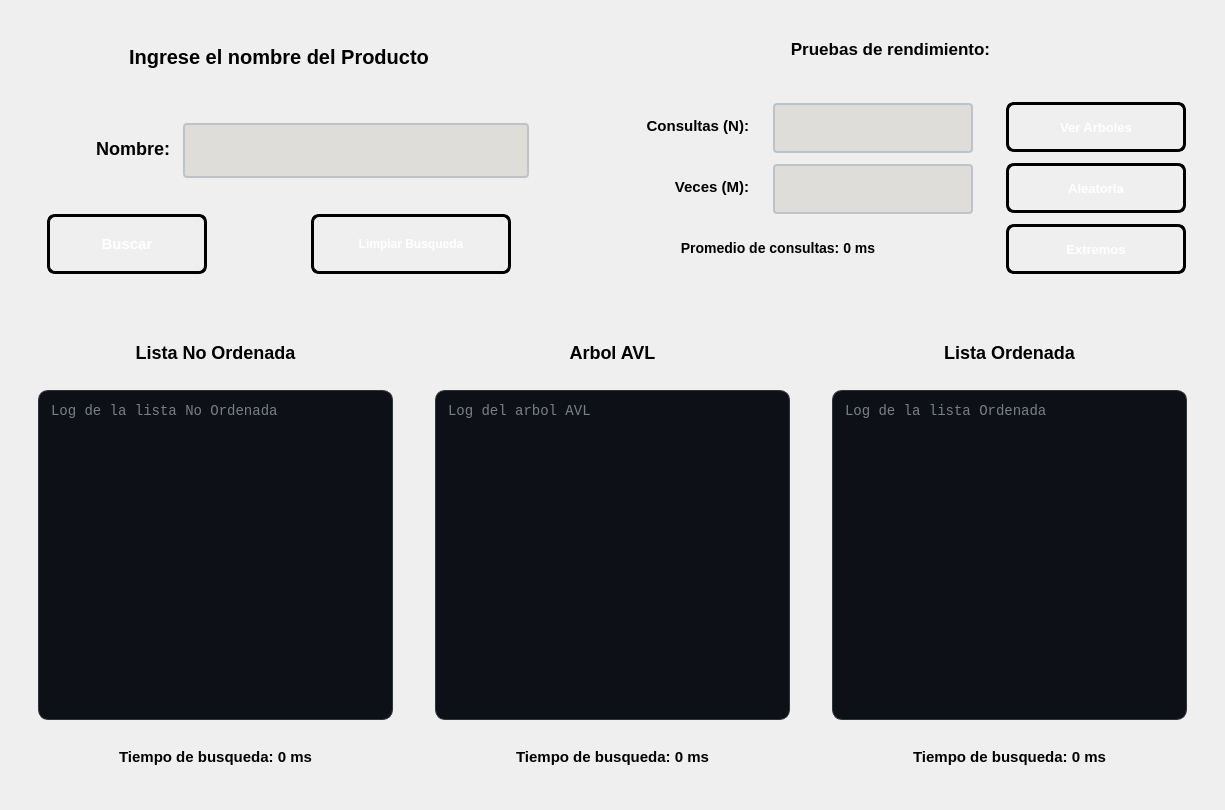
<?xml version="1.0" encoding="UTF-8"?>
<ui version="4.0">
 <class>PantallaBuscarPorNombre</class>
 <widget class="QWidget" name="PantallaBuscarPorNombre">
  <property name="geometry">
   <rect>
    <x>0</x>
    <y>0</y>
    <width>1225</width>
    <height>810</height>
   </rect>
  </property>
  <property name="windowTitle">
   <string>Form</string>
  </property>
  <layout class="QVBoxLayout" name="verticalLayout">
   <item>
    <widget class="QWidget" name="widget_3" native="true">
     <property name="minimumSize">
      <size>
       <width>550</width>
       <height>300</height>
      </size>
     </property>
     <layout class="QHBoxLayout" name="horizontalLayout">
      <item>
       <widget class="QWidget" name="widget_2" native="true">
        <property name="minimumSize">
         <size>
          <width>550</width>
          <height>290</height>
         </size>
        </property>
        <property name="maximumSize">
         <size>
          <width>16777215</width>
          <height>290</height>
         </size>
        </property>
        <layout class="QVBoxLayout" name="verticalLayout_2">
         <item>
          <widget class="QLabel" name="labelEntrada">
           <property name="minimumSize">
            <size>
             <width>500</width>
             <height>50</height>
            </size>
           </property>
           <property name="maximumSize">
            <size>
             <width>500</width>
             <height>50</height>
            </size>
           </property>
           <property name="styleSheet">
            <string notr="true">QLabel#labelEntrada {        
 
    color: qlineargradient(x1:0, y1:0, x2:1, y2:1, 
	stop:0 rgb(0, 0, 0), 
	stop:1 rgb(77, 5, 57));

  	 font-size: 20px;
    font-weight: bold;
    font-family: &quot;Segoe UI&quot;, Arial;
    
    background: transparent;
    padding: 2px;
    margin-bottom: 5px;
}

</string>
           </property>
           <property name="text">
            <string>Ingrese el nombre del Producto</string>
           </property>
           <property name="alignment">
            <set>Qt::AlignmentFlag::AlignCenter</set>
           </property>
          </widget>
         </item>
         <item>
          <widget class="QWidget" name="widget_16" native="true">
           <property name="minimumSize">
            <size>
             <width>500</width>
             <height>200</height>
            </size>
           </property>
           <property name="maximumSize">
            <size>
             <width>500</width>
             <height>200</height>
            </size>
           </property>
           <layout class="QVBoxLayout" name="verticalLayout_3">
            <item>
             <widget class="QWidget" name="widget_4" native="true">
              <property name="minimumSize">
               <size>
                <width>500</width>
                <height>90</height>
               </size>
              </property>
              <property name="maximumSize">
               <size>
                <width>500</width>
                <height>90</height>
               </size>
              </property>
              <layout class="QHBoxLayout" name="horizontalLayout_4">
               <item>
                <widget class="QLabel" name="labelNombre">
                 <property name="minimumSize">
                  <size>
                   <width>130</width>
                   <height>60</height>
                  </size>
                 </property>
                 <property name="styleSheet">
                  <string notr="true">QLabel#labelNombre {        
 
    color: qlineargradient(x1:0, y1:0, x2:1, y2:1, 
	stop:0 rgb(0, 0, 0), 
	stop:1 rgb(8, 2, 48));

  	 font-size: 18px;
    font-weight: bold;
    font-family: &quot;Segoe UI&quot;, Arial;
    
    background: transparent;
    padding: 2px;
    margin-bottom: 5px;
}

</string>
                 </property>
                 <property name="text">
                  <string>Nombre:</string>
                 </property>
                 <property name="alignment">
                  <set>Qt::AlignmentFlag::AlignRight|Qt::AlignmentFlag::AlignTrailing|Qt::AlignmentFlag::AlignVCenter</set>
                 </property>
                </widget>
               </item>
               <item>
                <widget class="QLineEdit" name="textNombre">
                 <property name="minimumSize">
                  <size>
                   <width>250</width>
                   <height>55</height>
                  </size>
                 </property>
                 <property name="styleSheet">
                  <string notr="true">QLineEdit#textNombre {
    border: 2px solid #bdc3c7;
    border-radius: 4px;
    padding: 5px 10px;
    background-color: rgb(222, 221, 218);
	font-size: 15px;
    color: black;
    selection-background-color: #3498db;
}

QLineEdit#textNombre:focus {
    border: 2px solid #3498db;
    background-color: #ffffff;
}

QLineEdit#textNombre:disabled {
    background-color: rgba(0, 0, 0, 50);
    color: rgba(255, 255, 255, 60);      
    border: 1px dashed rgba(255, 255, 255, 30); 
}</string>
                 </property>
                </widget>
               </item>
              </layout>
             </widget>
            </item>
            <item>
             <widget class="QWidget" name="widget_6" native="true">
              <property name="minimumSize">
               <size>
                <width>200</width>
                <height>80</height>
               </size>
              </property>
              <property name="maximumSize">
               <size>
                <width>500</width>
                <height>80</height>
               </size>
              </property>
              <layout class="QHBoxLayout" name="horizontalLayout_3">
               <item>
                <widget class="QPushButton" name="btnBuscar">
                 <property name="minimumSize">
                  <size>
                   <width>160</width>
                   <height>60</height>
                  </size>
                 </property>
                 <property name="maximumSize">
                  <size>
                   <width>160</width>
                   <height>60</height>
                  </size>
                 </property>
                 <property name="styleSheet">
                  <string notr="true">QPushButton#btnBuscar {
    background-color: qlineargradient(spread:pad, x1:0, y1:0, x2:1, y2:1, 
                        stop:0 rgb(50, 143, 42), 
                        stop:1 rgb(255, 163, 72));
    
    border: 3px solid black;
    border-radius: 8px;
    
    color: white;
    font-family: &quot;Arial Black&quot;, Gadget, sans-serif;
    font-size: 15px;
    font-weight: bold;
    text-transform: uppercase;
    
    padding: 10px 25px;
}

QPushButton#btnBuscar:hover {
    background-color: qlineargradient(spread:pad, x1:0, y1:0, x2:1, y2:1, 
                        stop:0 rgb(77, 5, 57), 
                        stop:1 rgb(143, 240, 164));
    border-color: #f1c40f;
}


QPushButton#btnBuscar:pressed {
    background-color: #2c3e50;
    padding-top: 12px;
    padding-left: 27px;
}</string>
                 </property>
                 <property name="text">
                  <string>Buscar</string>
                 </property>
                </widget>
               </item>
               <item>
                <widget class="QWidget" name="widget_12" native="true">
                 <property name="minimumSize">
                  <size>
                   <width>60</width>
                   <height>60</height>
                  </size>
                 </property>
                 <property name="maximumSize">
                  <size>
                   <width>500</width>
                   <height>60</height>
                  </size>
                 </property>
                </widget>
               </item>
               <item>
                <widget class="QPushButton" name="btnLimpiar">
                 <property name="minimumSize">
                  <size>
                   <width>200</width>
                   <height>60</height>
                  </size>
                 </property>
                 <property name="maximumSize">
                  <size>
                   <width>200</width>
                   <height>60</height>
                  </size>
                 </property>
                 <property name="styleSheet">
                  <string notr="true">QPushButton#btnLimpiar {
    background-color: qlineargradient(spread:pad, x1:0, y1:0, x2:1, y2:1, 
                        stop:0 rgb(198, 70, 0), 
                        stop:1 rgb(192, 97, 203));
    
    border: 3px solid black;
    border-radius: 8px;
    
    color: white;
    font-family: &quot;Arial Black&quot;, Gadget, sans-serif;
    font-size: 12px;
    font-weight: bold;
    text-transform: uppercase;
    
    padding: 10px 25px;
}

QPushButton#btnLimpiar:hover {
    background-color: qlineargradient(spread:pad, x1:0, y1:0, x2:1, y2:1, 
                        stop:0 rgb(77, 5, 57), 
                        stop:1 rgb(143, 240, 164));
    border-color: #f1c40f;
}


QPushButton#btnLimpiar:pressed {
    background-color: #2c3e50;
    padding-top: 12px;
    padding-left: 27px;
}</string>
                 </property>
                 <property name="text">
                  <string>Limpiar Busqueda</string>
                 </property>
                </widget>
               </item>
              </layout>
             </widget>
            </item>
           </layout>
          </widget>
         </item>
        </layout>
       </widget>
      </item>
      <item>
       <widget class="QWidget" name="widget_5" native="true">
        <property name="minimumSize">
         <size>
          <width>550</width>
          <height>290</height>
         </size>
        </property>
        <property name="maximumSize">
         <size>
          <width>16777215</width>
          <height>290</height>
         </size>
        </property>
        <layout class="QVBoxLayout" name="verticalLayout_4">
         <item>
          <widget class="QLabel" name="labelPruebas">
           <property name="minimumSize">
            <size>
             <width>550</width>
             <height>40</height>
            </size>
           </property>
           <property name="maximumSize">
            <size>
             <width>16777215</width>
             <height>40</height>
            </size>
           </property>
           <property name="styleSheet">
            <string notr="true">QLabel#labelPruebas {        
 
    color: qlineargradient(x1:0, y1:0, x2:1, y2:1, 
	stop:0 rgb(0, 0, 0), 
	stop:1 rgb(77, 5, 57));

  	 font-size: 17px;
    font-weight: bold;
    font-family: &quot;Segoe UI&quot;, Arial;
    
    background: transparent;
    padding: 2px;
    margin-bottom: 5px;
}

</string>
           </property>
           <property name="text">
            <string>Pruebas de rendimiento:</string>
           </property>
           <property name="alignment">
            <set>Qt::AlignmentFlag::AlignCenter</set>
           </property>
          </widget>
         </item>
         <item>
          <widget class="QWidget" name="widget_7" native="true">
           <property name="minimumSize">
            <size>
             <width>500</width>
             <height>220</height>
            </size>
           </property>
           <property name="maximumSize">
            <size>
             <width>16777215</width>
             <height>220</height>
            </size>
           </property>
           <layout class="QHBoxLayout" name="horizontalLayout_5">
            <item>
             <widget class="QWidget" name="widget_8" native="true">
              <property name="minimumSize">
               <size>
                <width>400</width>
                <height>190</height>
               </size>
              </property>
              <property name="maximumSize">
               <size>
                <width>16777215</width>
                <height>200</height>
               </size>
              </property>
              <layout class="QVBoxLayout" name="verticalLayout_8">
               <item>
                <layout class="QHBoxLayout" name="horizontalLayout_7">
                 <item>
                  <widget class="QLabel" name="labelConsultas">
                   <property name="minimumSize">
                    <size>
                     <width>140</width>
                     <height>50</height>
                    </size>
                   </property>
                   <property name="maximumSize">
                    <size>
                     <width>140</width>
                     <height>50</height>
                    </size>
                   </property>
                   <property name="styleSheet">
                    <string notr="true">QLabel#labelConsultas {        
 
    color: qlineargradient(x1:0, y1:0, x2:1, y2:1, 
	stop:0 rgb(0, 0, 0), 
	stop:1 rgb(8, 2, 48));

  	 font-size: 15px;
    font-weight: bold;
    font-family: &quot;Segoe UI&quot;, Arial;
    
    background: transparent;
    padding: 2px;
    margin-bottom: 5px;
}

</string>
                   </property>
                   <property name="text">
                    <string>Consultas (N):</string>
                   </property>
                   <property name="alignment">
                    <set>Qt::AlignmentFlag::AlignRight|Qt::AlignmentFlag::AlignTrailing|Qt::AlignmentFlag::AlignVCenter</set>
                   </property>
                  </widget>
                 </item>
                 <item>
                  <widget class="QLineEdit" name="textConsulta">
                   <property name="minimumSize">
                    <size>
                     <width>200</width>
                     <height>50</height>
                    </size>
                   </property>
                   <property name="maximumSize">
                    <size>
                     <width>200</width>
                     <height>50</height>
                    </size>
                   </property>
                   <property name="styleSheet">
                    <string notr="true">QLineEdit#textConsulta {
    border: 2px solid #bdc3c7;
    border-radius: 4px;
    padding: 5px 10px;
    background-color: rgb(222, 221, 218);
	font-size: 15px;
    color: black;
    selection-background-color: #3498db;
}

QLineEdit#textConsulta:focus {
    border: 2px solid #3498db;
    background-color: #ffffff;
}

QLineEdit#textConsulta:disabled {
    background-color: rgba(0, 0, 0, 50);
    color: rgba(255, 255, 255, 60);      
    border: 1px dashed rgba(255, 255, 255, 30); 
}</string>
                   </property>
                  </widget>
                 </item>
                </layout>
               </item>
               <item>
                <layout class="QHBoxLayout" name="horizontalLayout_6">
                 <item>
                  <widget class="QLabel" name="labelVeces">
                   <property name="minimumSize">
                    <size>
                     <width>140</width>
                     <height>50</height>
                    </size>
                   </property>
                   <property name="maximumSize">
                    <size>
                     <width>140</width>
                     <height>50</height>
                    </size>
                   </property>
                   <property name="styleSheet">
                    <string notr="true">QLabel#labelVeces {        
 
    color: qlineargradient(x1:0, y1:0, x2:1, y2:1, 
	stop:0 rgb(0, 0, 0), 
	stop:1 rgb(8, 2, 48));

  	 font-size: 15px;
    font-weight: bold;
    font-family: &quot;Segoe UI&quot;, Arial;
    
    background: transparent;
    padding: 2px;
    margin-bottom: 5px;
}

</string>
                   </property>
                   <property name="text">
                    <string>Veces (M):</string>
                   </property>
                   <property name="alignment">
                    <set>Qt::AlignmentFlag::AlignRight|Qt::AlignmentFlag::AlignTrailing|Qt::AlignmentFlag::AlignVCenter</set>
                   </property>
                  </widget>
                 </item>
                 <item>
                  <widget class="QLineEdit" name="textVeces">
                   <property name="minimumSize">
                    <size>
                     <width>200</width>
                     <height>50</height>
                    </size>
                   </property>
                   <property name="maximumSize">
                    <size>
                     <width>200</width>
                     <height>50</height>
                    </size>
                   </property>
                   <property name="styleSheet">
                    <string notr="true">QLineEdit#textVeces {
    border: 2px solid #bdc3c7;
    border-radius: 4px;
    padding: 5px 10px;
    background-color: rgb(222, 221, 218);
	font-size: 15px;
    color: black;
    selection-background-color: #3498db;
}

QLineEdit#textVeces:focus {
    border: 2px solid #3498db;
    background-color: #ffffff;
}

QLineEdit#textVeces:disabled {
    background-color: rgba(0, 0, 0, 50);
    color: rgba(255, 255, 255, 60);      
    border: 1px dashed rgba(255, 255, 255, 30); 
}</string>
                   </property>
                  </widget>
                 </item>
                </layout>
               </item>
               <item>
                <widget class="QLabel" name="labelPromedio">
                 <property name="minimumSize">
                  <size>
                   <width>350</width>
                   <height>50</height>
                  </size>
                 </property>
                 <property name="maximumSize">
                  <size>
                   <width>350</width>
                   <height>50</height>
                  </size>
                 </property>
                 <property name="styleSheet">
                  <string notr="true">QLabel#labelPromedio {        
 
    color: qlineargradient(x1:0, y1:0, x2:1, y2:1, 
	stop:0 rgb(0, 0, 0), 
	stop:1 rgb(8, 2, 48));

  	 font-size: 14px;
    font-weight: bold;
    font-family: &quot;Segoe UI&quot;, Arial;
    
    background: transparent;
    padding: 2px;
    margin-bottom: 5px;
}

</string>
                 </property>
                 <property name="text">
                  <string>Promedio de consultas: 0 ms</string>
                 </property>
                 <property name="alignment">
                  <set>Qt::AlignmentFlag::AlignCenter</set>
                 </property>
                </widget>
               </item>
              </layout>
             </widget>
            </item>
            <item>
             <widget class="QWidget" name="widget_13" native="true">
              <property name="minimumSize">
               <size>
                <width>190</width>
                <height>190</height>
               </size>
              </property>
              <property name="maximumSize">
               <size>
                <width>200</width>
                <height>16777215</height>
               </size>
              </property>
              <layout class="QVBoxLayout" name="verticalLayout_9">
               <item>
                <widget class="QPushButton" name="btnVerArboles">
                 <property name="minimumSize">
                  <size>
                   <width>180</width>
                   <height>50</height>
                  </size>
                 </property>
                 <property name="maximumSize">
                  <size>
                   <width>180</width>
                   <height>50</height>
                  </size>
                 </property>
                 <property name="styleSheet">
                  <string notr="true">QPushButton#btnVerArboles {
    background-color: qlineargradient(spread:pad, x1:0, y1:0, x2:1, y2:1, 
                        stop:0 rgb(8, 2, 48), 
                        stop:1 rgb(255, 163, 72));
    
    border: 3px solid black;
    border-radius: 8px;
    
    color: white;
    font-family: &quot;Arial Black&quot;, Gadget, sans-serif;
    font-size: 13px;
    font-weight: bold;
    text-transform: uppercase;
    
    padding: 10px 25px;
}

QPushButton#btnVerArboles:hover {
    background-color: qlineargradient(spread:pad, x1:0, y1:0, x2:1, y2:1, 
                        stop:0 rgb(38, 13, 173), 
                        stop:1 rgb(87, 227, 137));
    border-color: #f1c40f;
}


QPushButton#btnVerArboles:pressed {
    background-color: #2c3e50;
    padding-top: 12px;
    padding-left: 27px;
}</string>
                 </property>
                 <property name="text">
                  <string>Ver Arboles</string>
                 </property>
                </widget>
               </item>
               <item>
                <widget class="QPushButton" name="btnAleatorio">
                 <property name="minimumSize">
                  <size>
                   <width>180</width>
                   <height>50</height>
                  </size>
                 </property>
                 <property name="maximumSize">
                  <size>
                   <width>180</width>
                   <height>50</height>
                  </size>
                 </property>
                 <property name="styleSheet">
                  <string notr="true">QPushButton#btnAleatorio {
    background-color: qlineargradient(spread:pad, x1:0, y1:0, x2:1, y2:1, 
                        stop:0 rgb(255, 120, 0), 
                        stop:1 rgb(38, 162, 105));
    
    border: 3px solid black;
    border-radius: 8px;
    
    color: white;
    font-family: &quot;Arial Black&quot;, Gadget, sans-serif;
    font-size: 13px;
    font-weight: bold;
    text-transform: uppercase;
    
    padding: 10px 25px;
}

QPushButton#btnAleatorio:hover {
    background-color: qlineargradient(spread:pad, x1:0, y1:0, x2:1, y2:1, 
                        stop:0 rgb(77, 5, 57), 
                        stop:1 rgb(143, 240, 164));
    border-color: #f1c40f;
}


QPushButton#btnAleatorio:pressed {
    background-color: #2c3e50;
    padding-top: 12px;
    padding-left: 27px;
}</string>
                 </property>
                 <property name="text">
                  <string>Aleatoria</string>
                 </property>
                </widget>
               </item>
               <item>
                <widget class="QPushButton" name="btnExtremos">
                 <property name="minimumSize">
                  <size>
                   <width>180</width>
                   <height>50</height>
                  </size>
                 </property>
                 <property name="maximumSize">
                  <size>
                   <width>180</width>
                   <height>50</height>
                  </size>
                 </property>
                 <property name="styleSheet">
                  <string notr="true">QPushButton#btnExtremos {
    background-color: qlineargradient(spread:pad, x1:0, y1:0, x2:1, y2:1, 
                        stop:0 rgb(255, 120, 0), 
                        stop:1 rgb(77, 5, 57));
    
    border: 3px solid black;
    border-radius: 8px;
    
    color: white;
    font-family: &quot;Arial Black&quot;, Gadget, sans-serif;
    font-size: 13px;
    font-weight: bold;
    text-transform: uppercase;
    
    padding: 10px 25px;
}

QPushButton#btnExtremos:hover {
    background-color: qlineargradient(spread:pad, x1:0, y1:0, x2:1, y2:1, 
                        stop:0 rgb(77, 5, 57), 
                        stop:1 rgb(143, 240, 164));
    border-color: #f1c40f;
}


QPushButton#btnExtremos:pressed {
    background-color: #2c3e50;
    padding-top: 12px;
    padding-left: 27px;
}</string>
                 </property>
                 <property name="text">
                  <string>Extremos</string>
                 </property>
                </widget>
               </item>
              </layout>
             </widget>
            </item>
           </layout>
          </widget>
         </item>
        </layout>
       </widget>
      </item>
     </layout>
    </widget>
   </item>
   <item>
    <widget class="QWidget" name="widget" native="true">
     <property name="minimumSize">
      <size>
       <width>12</width>
       <height>400</height>
      </size>
     </property>
     <property name="maximumSize">
      <size>
       <width>16777215</width>
       <height>4500</height>
      </size>
     </property>
     <property name="styleSheet">
      <string notr="true"/>
     </property>
     <layout class="QHBoxLayout" name="horizontalLayout_2">
      <item>
       <widget class="QWidget" name="textListaOrdenada_2" native="true">
        <property name="minimumSize">
         <size>
          <width>290</width>
          <height>260</height>
         </size>
        </property>
        <layout class="QVBoxLayout" name="verticalLayout_6">
         <item>
          <widget class="QLabel" name="labelListaNoOrdenada">
           <property name="minimumSize">
            <size>
             <width>150</width>
             <height>40</height>
            </size>
           </property>
           <property name="maximumSize">
            <size>
             <width>16777215</width>
             <height>50</height>
            </size>
           </property>
           <property name="styleSheet">
            <string notr="true">QLabel#labelListaNoOrdenada {        
 
    color: qlineargradient(x1:0, y1:0, x2:1, y2:1, 
	stop:0 rgb(0, 0, 0), 
	stop:1 rgb(77, 5, 57));

  	 font-size: 18px;
    font-weight: bold;
    font-family: &quot;Segoe UI&quot;, Arial;
    
    background: transparent;
    padding: 2px;
    margin-bottom: 5px;
}

</string>
           </property>
           <property name="text">
            <string>Lista No Ordenada</string>
           </property>
           <property name="alignment">
            <set>Qt::AlignmentFlag::AlignCenter</set>
           </property>
          </widget>
         </item>
         <item>
          <widget class="QWidget" name="widget_9" native="true">
           <property name="minimumSize">
            <size>
             <width>0</width>
             <height>420</height>
            </size>
           </property>
           <property name="maximumSize">
            <size>
             <width>16777215</width>
             <height>400</height>
            </size>
           </property>
           <layout class="QVBoxLayout" name="verticalLayout_13">
            <item>
             <widget class="QTextEdit" name="textListaNoOrdenada">
              <property name="minimumSize">
               <size>
                <width>150</width>
                <height>330</height>
               </size>
              </property>
              <property name="maximumSize">
               <size>
                <width>16777215</width>
                <height>330</height>
               </size>
              </property>
              <property name="styleSheet">
               <string notr="true">QTextEdit#textListaNoOrdenada{
    background-color: #0D1117;   
    color: #E6EDF3;               
    border: 1px solid #30363D;     
    border-radius: 10px;          
    padding: 8px;
    font-family: Consolas, monospace;
    font-size: 14px;
}</string>
              </property>
              <property name="placeholderText">
               <string>Log de la lista No Ordenada</string>
              </property>
             </widget>
            </item>
            <item>
             <widget class="QLabel" name="labelTiempoNoOrdenada">
              <property name="minimumSize">
               <size>
                <width>250</width>
                <height>50</height>
               </size>
              </property>
              <property name="styleSheet">
               <string notr="true">QLabel#labelTiempoNoOrdenada {        
 
    color: qlineargradient(x1:0, y1:0, x2:1, y2:1, 
	stop:0 rgb(0, 0, 0), 
	stop:1 rgb(8, 2, 48));

  	 font-size: 15px;
    font-weight: bold;
    font-family: &quot;Segoe UI&quot;, Arial;
    
    background: transparent;
    padding: 2px;
    margin-bottom: 5px;
}

</string>
              </property>
              <property name="text">
               <string>Tiempo de busqueda: 0 ms</string>
              </property>
              <property name="alignment">
               <set>Qt::AlignmentFlag::AlignCenter</set>
              </property>
             </widget>
            </item>
           </layout>
          </widget>
         </item>
        </layout>
       </widget>
      </item>
      <item>
       <widget class="QWidget" name="widget_content_3" native="true">
        <property name="minimumSize">
         <size>
          <width>290</width>
          <height>400</height>
         </size>
        </property>
        <layout class="QVBoxLayout" name="verticalLayout_5">
         <item>
          <widget class="QLabel" name="labelArbolAvl">
           <property name="minimumSize">
            <size>
             <width>150</width>
             <height>40</height>
            </size>
           </property>
           <property name="maximumSize">
            <size>
             <width>16777215</width>
             <height>50</height>
            </size>
           </property>
           <property name="styleSheet">
            <string notr="true">QLabel#labelArbolAvl {        
 
    color: qlineargradient(x1:0, y1:0, x2:1, y2:1, 
	stop:0 rgb(0, 0, 0), 
	stop:1 rgb(77, 5, 57));

  	 font-size: 18px;
    font-weight: bold;
    font-family: &quot;Segoe UI&quot;, Arial;
    
    background: transparent;
    padding: 2px;
    margin-bottom: 5px;
}

</string>
           </property>
           <property name="text">
            <string>Arbol AVL</string>
           </property>
           <property name="alignment">
            <set>Qt::AlignmentFlag::AlignCenter</set>
           </property>
          </widget>
         </item>
         <item>
          <widget class="QWidget" name="widget_10" native="true">
           <property name="minimumSize">
            <size>
             <width>0</width>
             <height>420</height>
            </size>
           </property>
           <property name="maximumSize">
            <size>
             <width>16777215</width>
             <height>400</height>
            </size>
           </property>
           <layout class="QVBoxLayout" name="verticalLayout_14">
            <item>
             <widget class="QTextEdit" name="textArbolAvl">
              <property name="minimumSize">
               <size>
                <width>260</width>
                <height>330</height>
               </size>
              </property>
              <property name="maximumSize">
               <size>
                <width>16777215</width>
                <height>330</height>
               </size>
              </property>
              <property name="styleSheet">
               <string notr="true">QTextEdit#textArbolAvl{
    background-color: #0D1117;   
    color: #E6EDF3;               
    border: 1px solid #30363D;     
    border-radius: 10px;          
    padding: 8px;
    font-family: Consolas, monospace;
    font-size: 14px;
}</string>
              </property>
              <property name="placeholderText">
               <string>Log del arbol AVL</string>
              </property>
             </widget>
            </item>
            <item>
             <widget class="QLabel" name="labelTiempoAvl">
              <property name="minimumSize">
               <size>
                <width>250</width>
                <height>50</height>
               </size>
              </property>
              <property name="styleSheet">
               <string notr="true">QLabel#labelTiempoAvl {        
 
    color: qlineargradient(x1:0, y1:0, x2:1, y2:1, 
	stop:0 rgb(0, 0, 0), 
	stop:1 rgb(8, 2, 48));

  	 font-size: 15px;
    font-weight: bold;
    font-family: &quot;Segoe UI&quot;, Arial;
    
    background: transparent;
    padding: 2px;
    margin-bottom: 5px;
}

</string>
              </property>
              <property name="text">
               <string>Tiempo de busqueda: 0 ms</string>
              </property>
              <property name="alignment">
               <set>Qt::AlignmentFlag::AlignCenter</set>
              </property>
             </widget>
            </item>
           </layout>
          </widget>
         </item>
        </layout>
       </widget>
      </item>
      <item>
       <widget class="QWidget" name="widget_content_4" native="true">
        <property name="minimumSize">
         <size>
          <width>290</width>
          <height>260</height>
         </size>
        </property>
        <layout class="QVBoxLayout" name="verticalLayout_7">
         <item>
          <widget class="QLabel" name="labelListaOrdenada">
           <property name="minimumSize">
            <size>
             <width>150</width>
             <height>40</height>
            </size>
           </property>
           <property name="maximumSize">
            <size>
             <width>16777215</width>
             <height>50</height>
            </size>
           </property>
           <property name="styleSheet">
            <string notr="true">QLabel#labelListaOrdenada {        
 
    color: qlineargradient(x1:0, y1:0, x2:1, y2:1, 
	stop:0 rgb(0, 0, 0), 
	stop:1 rgb(77, 5, 57));

  	 font-size: 18px;
    font-weight: bold;
    font-family: &quot;Segoe UI&quot;, Arial;
    
    background: transparent;
    padding: 2px;
    margin-bottom: 5px;
}

</string>
           </property>
           <property name="text">
            <string>Lista Ordenada</string>
           </property>
           <property name="alignment">
            <set>Qt::AlignmentFlag::AlignCenter</set>
           </property>
          </widget>
         </item>
         <item>
          <widget class="QWidget" name="widget_11" native="true">
           <property name="minimumSize">
            <size>
             <width>0</width>
             <height>420</height>
            </size>
           </property>
           <property name="maximumSize">
            <size>
             <width>16777215</width>
             <height>400</height>
            </size>
           </property>
           <layout class="QVBoxLayout" name="verticalLayout_15">
            <item>
             <widget class="QTextEdit" name="textListaOrdenada">
              <property name="minimumSize">
               <size>
                <width>260</width>
                <height>330</height>
               </size>
              </property>
              <property name="maximumSize">
               <size>
                <width>16777215</width>
                <height>330</height>
               </size>
              </property>
              <property name="styleSheet">
               <string notr="true">QTextEdit#textListaOrdenada{
    background-color: #0D1117;   
    color: #E6EDF3;               
    border: 1px solid #30363D;     
    border-radius: 10px;          
    padding: 8px;
    font-family: Consolas, monospace;
    font-size: 14px;
}</string>
              </property>
              <property name="placeholderText">
               <string>Log de la lista Ordenada</string>
              </property>
             </widget>
            </item>
            <item>
             <widget class="QLabel" name="labelTiempoOrdenada">
              <property name="minimumSize">
               <size>
                <width>250</width>
                <height>50</height>
               </size>
              </property>
              <property name="styleSheet">
               <string notr="true">QLabel#labelTiempoOrdenada {        
 
    color: qlineargradient(x1:0, y1:0, x2:1, y2:1, 
	stop:0 rgb(0, 0, 0), 
	stop:1 rgb(8, 2, 48));

  	 font-size: 15px;
    font-weight: bold;
    font-family: &quot;Segoe UI&quot;, Arial;
    
    background: transparent;
    padding: 2px;
    margin-bottom: 5px;
}

</string>
              </property>
              <property name="text">
               <string>Tiempo de busqueda: 0 ms</string>
              </property>
              <property name="alignment">
               <set>Qt::AlignmentFlag::AlignCenter</set>
              </property>
             </widget>
            </item>
           </layout>
          </widget>
         </item>
        </layout>
       </widget>
      </item>
     </layout>
    </widget>
   </item>
  </layout>
 </widget>
 <resources/>
 <connections/>
</ui>
